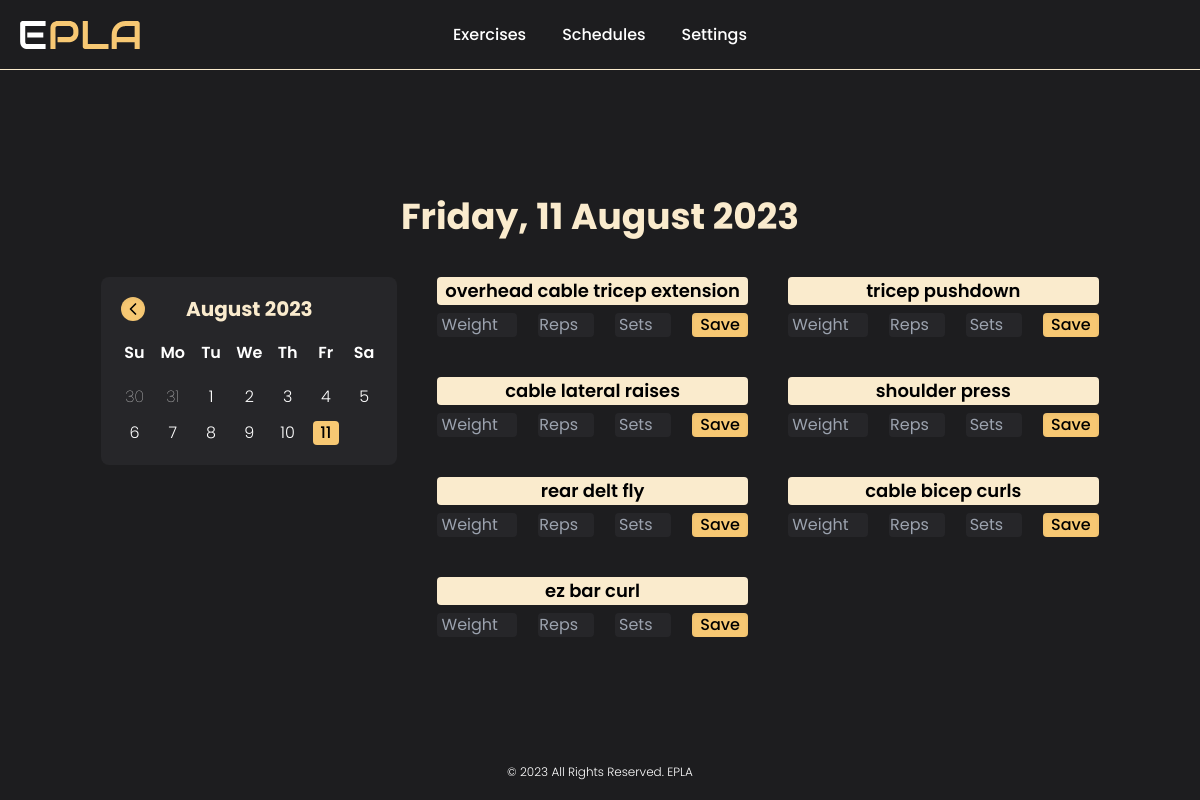
Screenshot of /track-my-workouts (signed in) with the database file from the repository.
### tables this page shows
CREATE TABLE exercises (
    id INTEGER,
    user_id INTEGER,
    exercise TEXT,
    PRIMARY KEY(id),
    FOREIGN KEY(user_id) REFERENCES users(id)
        ON UPDATE CASCADE
        ON DELETE CASCADE
);

### app.py (the view, shortened to what this page needs)
@app.route("/track-my-workouts", methods=["GET", "POST"])
@login_required
def track_my_workouts():
    day_names = ["monday", "tuesday", "wednesday", "thursday", "friday", "saturday", "sunday"]
    month_names = ["january", "february", "march", "april", "may", "june", "july", "august", "september", "october", "november", "december"]
    con, cur = database()
    cur.execute("SELECT * FROM schedules WHERE user_id = (?)", (session["user_id"],))
    schedules = cur.fetchall()
    if not schedules:
        message = "You have no workouts to track, make your schedule first!"
        cur.close()
        con.close()
        return render_template("track-my-workouts.html", message=message)
    date = request.args.get("date")
    if not date:
        date = datetime.now()
        date = f"{date.year}-{date.month}-{date.day}"
    day = datetime.strptime(date, "%Y-%m-%d").date()
    day = day_names[day.weekday()]
    cur.execute("SELECT * FROM progress WHERE user_id = (?) AND date = (?)", (session["user_id"], date))
    progress = cur.fetchall()
    cur.execute("SELECT exercise_id FROM schedules WHERE user_id = (?) AND day = (?)", (session["user_id"], day))
    exercise_id = cur.fetchall()
    exercise_id = [id[0] for id in exercise_id]
    placeholders = ', '.join(['?' for _ in exercise_id])
    sql_query = f"SELECT exercise FROM exercises WHERE user_id = (?) AND id IN ({placeholders})"
    cur.execute(sql_query, (session["user_id"], *exercise_id))
    results = cur.fetchall()
    results = [item[0] for item in results]
    exercises = {exercise: [] for exercise in results}
    for exercise in exercises:
        cur.execute("SELECT id FROM exercises WHERE user_id = (?) AND exercise = (?)", (session["user_id"], exercise))
        exercise_id = cur.fetchone()[0]
        for record in progress:
            if exercise_id == record[1]:
                exercises[exercise].extend(list(record))
    cur.close()
    con.close()
    display_date = date
    display_date = display_date.split("-")
    month = month_names[int(display_date[1]) - 1]
    display_date[1] = month.capitalize()
    display_date = display_date[::-1]
    display_date = ' '.join(display_date)
    display_date = f"{day.capitalize()}, {display_date}"
    if date == f"{datetime.now().year}-{datetime.now().month}-{datetime.now().day}" and not exercises:
        display_date = "Rest Day!"
    return render_template("track-my-workouts.html", exercises=exercises, display_date=display_date)

### app.py (called while the page is built)
@app.after_request
def after_request(response):
    response.headers["Cache-Control"] = "no-cache, no-store, must-revalidate"
    response.headers["Expires"] = 0
    response.headers["Pragma"] = "no-cache"
    return response

### helpers.py (called while the page is built)
def login_required(f):
    @wraps(f)
    def decorated_function(*args, **kwargs):
        if session.get("user_id") is None:
            return redirect("/login")
        return f(*args, **kwargs)
    return decorated_function

def database(db="database.db"):
    con = sqlite3.connect(db)
    cur = con.cursor()
    cur.execute("PRAGMA foreign_keys = 1")
    return con, cur

### templates/track-my-workouts.html (shortened to what this page needs)
{% extends "layout.html" %}
{% block main %}
    {% if message %}
        <h1 class="mx-10 font-bold text-center text-5xl text-yellow-2">{{ message }}</h1>
    {% else %}
        <div class="flex flex-col items-center space-y-10">
            <h1 class="font-bold text-center text-4xl text-yellow-2">{{ display_date }}</h1>
            <div class="flex space-x-10">
                <div class="relative flex flex-col w-fit h-fit p-5 space-y-5 items-center rounded-lg bg-default-3 text-white">
                    <div class="flex w-full justify-between items-center">
                        <h1 id="current-calendar" class="absolute left-0 w-full font-bold text-xl text-center text-yellow-2">August 2023</h1>
                    </div>
                    <div class="space-y-5">
                        <ul class="grid grid-cols-7 gap-3 font-semibold text-center text-white">
                            <li>Su</li>
                            <li>Mo</li>
                            <li>Tu</li>
                            <li>We</li>
                            <li>Th</li>
                            <li>Fr</li>
                            <li>Sa</li>
                        </ul>
                        <ul id="days" class="grid grid-cols-7 gap-3 font-light text-center"></ul>
                    </div>
                </div>
                {% if exercises %}
                    <div class="flex flex-col space-y-5">
                        <div class="grid grid-cols-2 h-fit gap-10 ">
                            {% for exercise in exercises %}
                                {% if exercises[exercise] %}
                                    <form name="exercise-form" id="delete-exercise" action="/track-my-workouts" method="post" class="flex flex-col h-fit items-center space-y-2">
                                        <h1 class="w-full px-2 rounded bg-yellow-2 font-semibold text-center text-lg text-black">{{ exercise }}</h1>
                                        <div name="content" class="flex w-full justify-between mx-1">
                                            <input type="hidden" name="exercise" value="{{ exercise }}">
                                            <p class="w-14 rounded bg-default-3 font-normal text-center text-white">{{ exercises[exercise][2] }}</p>
                                            <p class="w-14 rounded bg-default-3 font-normal text-center text-white">{{ exercises[exercise][3] }}</p>
                                            <p class="w-14 rounded bg-default-3 font-normal text-center text-white">{{ exercises[exercise][4] }}</p>
                                            <button type="submit" class="rounded px-2 bg-yellow-1 shadow-inner">Delete</button>
                                        </div>
                                    </form>
                                {% else %}
                                    <form name="exercise-form" id="save-exercise" method="post" class="flex flex-col h-fit items-center space-y-2">
                                        <h1 class="w-full px-2 rounded bg-yellow-2 font-semibold text-center text-lg text-black">{{ exercise }}</h1>
                                        <div name="content" class="flex w-full justify-between mx-1">
                                            <input type="number" name="weight" required step="2.5" min="2.5" placeholder="Weight" class="w-20 rounded bg-default-3 font-normal text-center text-white">
                                            <input type="number" name="reps" required min="1" placeholder="Reps" class="w-14 rounded bg-default-3 font-normal text-center text-white">
                                            <input type="number" name="sets" required min="1" placeholder="Sets" class="w-14 rounded bg-default-3 font-normal text-center text-white">
                                            <button type="submit" class="rounded px-2 bg-yellow-1 shadow-inner">Save</button>
                                        </div>
                                    </form>
                                {% endif %}
                            {% endfor %}
                        </div>
                    </div>
                {% endif %}
            </div>
        </div>
    {% endif %}
{% endblock %}

### static/css/styles.css (style rules this page uses)
.font-default { font-family: 'Poppins', sans-serif; }

### rows the page displays
exercises: exercise "overhead cable tricep extension"
exercises: exercise "tricep pushdown"
exercises: exercise "cable lateral raises"
exercises: exercise "shoulder press"
exercises: exercise "rear delt fly"
exercises: exercise "cable bicep curls"
exercises: exercise "ez bar curl"

### other values shown
{{ display_date }} "Friday, 11 August 2023"
